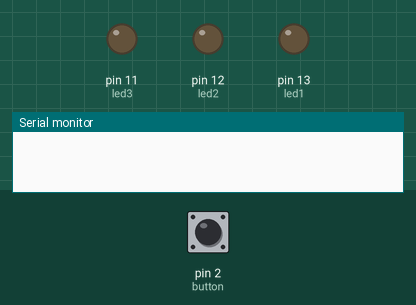
The sketch below on a simulated Arduino Uno, built with avr-gcc and run on an emulated ATmega328P. Shown: output pins drawn as LEDs (lit = HIGH), the last lines printed to the serial monitor. Inputs (shaded band) come from the test bench; at power-on: pin 2 (button) LOW.

Above: at 1.2 s.
1.3 s: pin 2 (button) pulled HIGH for 0.15 s
At 1.6 s:
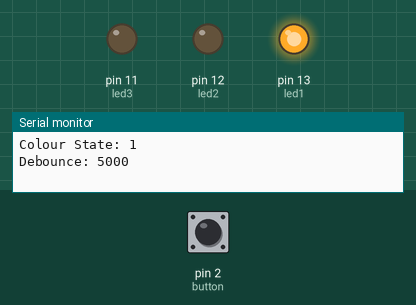
2.9 s: pin 2 (button) pulled HIGH for 1 s
At 4.0 s:
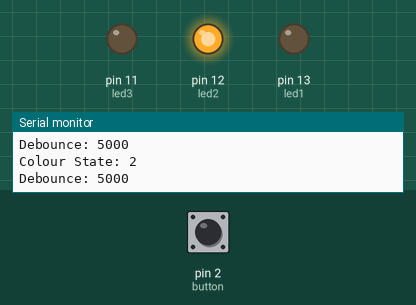
5.4 s: pin 2 (button) pulled HIGH for 0.15 s
At 5.9 s:
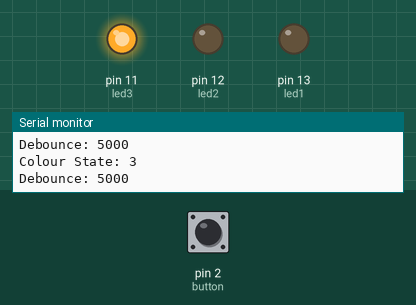
7.0 s: pin 2 (button) pulled HIGH for 3.2 s
At 8.3 s:
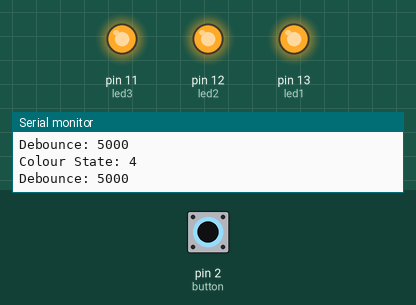
11.7 s: pin 2 (button) pulled HIGH for 0.15 s
14.7 s: pin 2 (button) pulsed HIGH 5 times (0.12 s each, 0.3 s apart)
At 16.6 s:
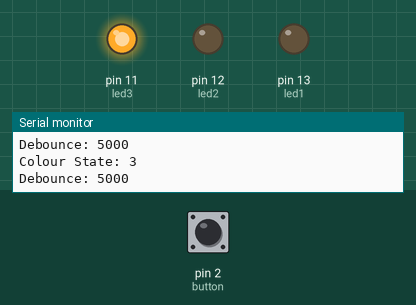
Timing chart, 0 to 18.1 s (numbered marks = the images above; inputs shaded):
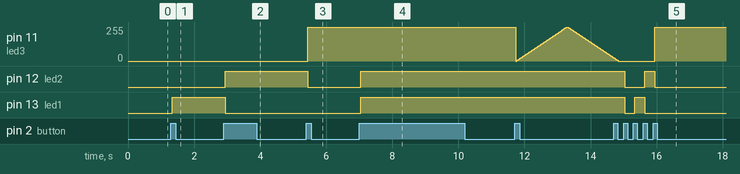

The sketch:

Ping_pong_lamp.ino
```cpp
/*******************************************************************************
@file     Ping_pong_lamp.ino
@author   Samuel Yamoah
@date     29.06.2016
@modified 10.06.2016
@brief    Main Code for Ping POng Ball Lamp. Each Ping Pong Ball will have an
          RGB LED (72 total). Program will have solid RED, GREEN, BLUE, WHITE,
          pulse WHITE & pulse RGB Spectrum.
*******************************************************************************/

// constants setup:
const int button = 2;     // the number of the pushbutton pin
const int led1 =  13;      // the number of the LED pin
const int led2 =  12;      // the number of the LED pin
const int led3 =  11;      // the number of the LED pin
const int MAX_COLOUR_STATES = 6;

// variables will change:
int buttonState = 0;         // variable for reading the pushbutton status
int lastButtonState = LOW;
int colourState = 0;         //Determining which light pattern to turn on
int debounce = 0;           //Counter for the debounce time
boolean buttonPressed = false;
boolean toggle = false;

void setup() {
  // initialize the LED pin as an output:
  pinMode(led1, OUTPUT);
  // initialize the LED pin as an output:
  pinMode(led2, OUTPUT);
  // initialize the LED pin as an output:
  pinMode(led3, OUTPUT);
  // initialize the pushbutton pin as an input:
  pinMode(button, INPUT);
}

void loop() {
  // put your main code here, to run repeatedly:
  if (digitalRead(button) ==HIGH)
  {
    debounce++;
  }
  else{
    debounce = 0;
    buttonPressed = false;
    toggle = false;
  }
  if(debounce >= 5000) //Indicates how long you need to wait
                      //before accepting that the button was pressed
  {
    buttonPressed = true;
  }
  if(buttonPressed == true && toggle == false)
  {
    toggle = true;
    colourState++;
    if(colourState == MAX_COLOUR_STATES) colourState = 0;
    toggle_funct();
  }
}


void toggle_funct()
{
   Serial.begin(9600);
   Serial.print("Colour State: ");
   Serial.println(colourState);
   Serial.print("Debounce: ");
   Serial.println(debounce);
   // delay(100);


  if (colourState == 0){
     digitalWrite(led1, LOW);
     digitalWrite(led2, LOW);
     digitalWrite(led3, LOW);
  }

  else if (colourState == 1){
     digitalWrite(led1, HIGH);
     digitalWrite(led2, LOW);
     digitalWrite(led3, LOW);
  }

  else if (colourState == 2){
     digitalWrite(led1, LOW);
     digitalWrite(led2, HIGH);
     digitalWrite(led3, LOW);
  }

  else if (colourState == 3){
     digitalWrite(led1, LOW);
     digitalWrite(led2, LOW);
     digitalWrite(led3, HIGH);
  }

  else if (colourState == 4){
     digitalWrite(led1, HIGH);
     digitalWrite(led2, HIGH);
     digitalWrite(led3, HIGH);
  }

  else if (colourState == 5){
     // fade in from min to max in increments of 5 points:
    for(int fadeValue = 0 ; fadeValue <= 255; fadeValue +=5) {
      // sets the value (range from 0 to 255):
      analogWrite(led3, fadeValue);
      // wait for 30 milliseconds to see the dimming effect
      delay(30);
    }

    // fade out from max to min in increments of 5 points:
      for(int fadeValue = 255 ; fadeValue >= 0; fadeValue -=5) {
      // sets the value (range from 0 to 255):
      analogWrite(led3, fadeValue);
      // wait for 30 milliseconds to see the dimming effect
      delay(30);
    }
  }
}
```

Measured:
- after the input at 1.3 s, pin 13 (led1): LOW → HIGH at once
- after the input at 2.9 s, pin 12 (led2): LOW → HIGH at once; pin 13 (led1): HIGH → LOW at once
- after the input at 5.4 s, pin 11 (led3): 0/255 → 255/255 at once; pin 12 (led2): HIGH → LOW at once
- after the input at 7.0 s, pin 12 (led2), pin 13 (led1): LOW → HIGH at once
- after the input at 14.7 s, pin 12 (led2): HIGH → LOW after 0.34 s, → HIGH 0.60 s later, → LOW 0.30 s later; pin 13 (led1): HIGH → LOW after 0.34 s, → HIGH 0.30 s later, → LOW 0.30 s later
